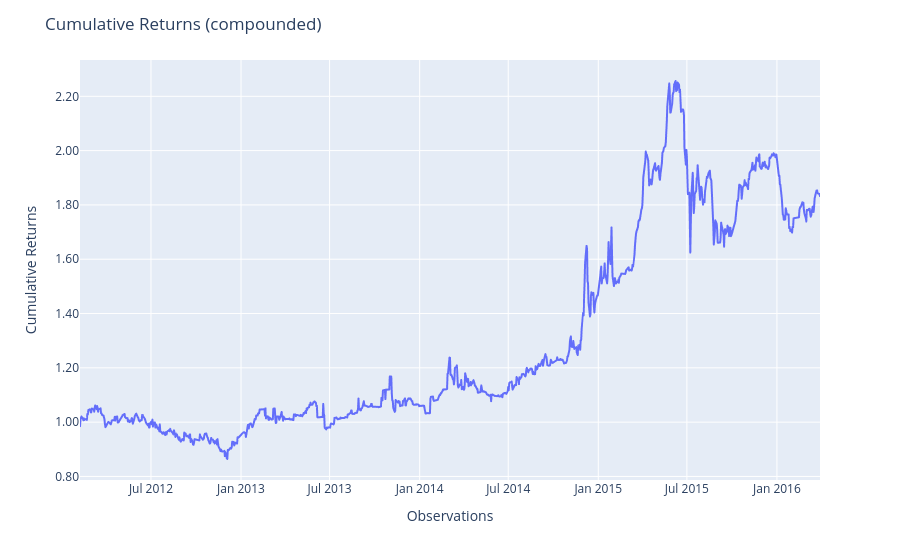

The code cell stored with this chart in its notebook:
### Code cell
oos_mpt = MultiPeriodPortfolio([fold['test'] for fold in fold_real],compounded=True)
oos_mpt.plot_cumulative_returns()

### Figure 1 — Plotly figure (JSON) as saved in the notebook; plotly's stock layout.template omitted (floating-point values rounded to 4 significant figures; data arrays with more than 128 entries replaced by an {"elided": "..."} marker saying what was removed)
{"data": [{"hovertemplate": "variable=cumulative_returns<br>index=%{x}<br>value=%{y}<extra></extra>", "legendgroup": "cumulative_returns", "line": {"color": "#636efa", "dash": "solid"}, "marker": {"symbol": "circle"}, "mode": "lines", "name": "cumulative_returns", "showlegend": true, "type": "scattergl", "x": {"elided": "1008 str values"}, "xaxis": "x", "y": {"elided": "1008 float values"}, "yaxis": "y"}], "layout": {"legend": {"title": {"text": "variable"}, "tracegroupgap": 0}, "margin": {"t": 60}, "showlegend": false, "title": {"text": "Cumulative Returns (compounded)"}, "xaxis": {"anchor": "y", "domain": [0, 1], "title": {"text": "Observations"}}, "yaxis": {"anchor": "x", "domain": [0, 1], "tickformat": ".2f", "title": {"text": "Cumulative Returns"}}}}
